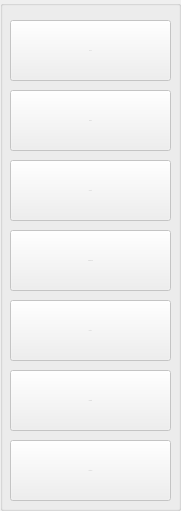
   <widget class="QGroupBox" name="groupBox_14">
    <property name="enabled">
     <bool>false</bool>
    </property>
    <property name="geometry">
     <rect>
      <x>10</x>
      <y>0</y>
      <width>181</width>
      <height>511</height>
     </rect>
    </property>
    <property name="title">
     <string/>
    </property>
    <widget class="QPushButton" name="pushButton_7">
     <property name="enabled">
      <bool>false</bool>
     </property>
     <property name="geometry">
      <rect>
       <x>10</x>
       <y>300</y>
       <width>161</width>
       <height>61</height>
      </rect>
     </property>
     <property name="font">
      <font>
       <pointsize>-1</pointsize>
      </font>
     </property>
     <property name="text">
      <string>History</string>
     </property>
     <property name="icon">
      <iconset resource="icons.qrc">
       <normaloff>:/icons/icons/history.png</normaloff>:/icons/icons/history.png</iconset>
     </property>
     <property name="iconSize">
      <size>
       <width>30</width>
       <height>30</height>
      </size>
     </property>
    </widget>
    <widget class="QPushButton" name="pushButton_6">
     <property name="enabled">
      <bool>false</bool>
     </property>
     <property name="geometry">
      <rect>
       <x>10</x>
       <y>440</y>
       <width>161</width>
       <height>61</height>
      </rect>
     </property>
     <property name="font">
      <font>
       <pointsize>-1</pointsize>
      </font>
     </property>
     <property name="text">
      <string>Settings</string>
     </property>
     <property name="icon">
      <iconset resource="icons.qrc">
       <normaloff>:/icons/icons/settings.png</normaloff>:/icons/icons/settings.png</iconset>
     </property>
     <property name="iconSize">
      <size>
       <width>30</width>
       <height>30</height>
      </size>
     </property>
    </widget>
    <widget class="QPushButton" name="pushButton">
     <property name="enabled">
      <bool>false</bool>
     </property>
     <property name="geometry">
      <rect>
       <x>10</x>
       <y>20</y>
       <width>161</width>
       <height>61</height>
      </rect>
     </property>
     <property name="baseSize">
      <size>
       <width>0</width>
       <height>0</height>
      </size>
     </property>
     <property name="font">
      <font>
       <pointsize>-1</pointsize>
      </font>
     </property>
     <property name="text">
      <string>Today</string>
     </property>
     <property name="icon">
      <iconset resource="icons.qrc">
       <normaloff>:/icons/icons/today.png</normaloff>:/icons/icons/today.png</iconset>
     </property>
     <property name="iconSize">
      <size>
       <width>30</width>
       <height>30</height>
      </size>
     </property>
    </widget>
    <widget class="QPushButton" name="pushButton_2">
     <property name="enabled">
      <bool>false</bool>
     </property>
     <property name="geometry">
      <rect>
       <x>10</x>
       <y>90</y>
       <width>161</width>
       <height>61</height>
      </rect>
     </property>
     <property name="font">
      <font>
       <pointsize>-1</pointsize>
      </font>
     </property>
     <property name="text">
      <string>Books</string>
     </property>
     <property name="icon">
      <iconset resource="icons.qrc">
       <normaloff>:/icons/icons/book.png</normaloff>:/icons/icons/book.png</iconset>
     </property>
     <property name="iconSize">
      <size>
       <width>30</width>
       <height>30</height>
      </size>
     </property>
    </widget>
    <widget class="QPushButton" name="pushButton_3">
     <property name="enabled">
      <bool>false</bool>
     </property>
     <property name="geometry">
      <rect>
       <x>10</x>
       <y>230</y>
       <width>161</width>
       <height>61</height>
      </rect>
     </property>
     <property name="font">
      <font>
       <pointsize>-1</pointsize>
      </font>
     </property>
     <property name="text">
      <string>Dashboard</string>
     </property>
     <property name="icon">
      <iconset resource="icons.qrc">
       <normaloff>:/icons/icons/dashboard.png</normaloff>:/icons/icons/dashboard.png</iconset>
     </property>
     <property name="iconSize">
      <size>
       <width>27</width>
       <height>27</height>
      </size>
     </property>
    </widget>
    <widget class="QPushButton" name="pushButton_4">
     <property name="enabled">
      <bool>false</bool>
     </property>
     <property name="geometry">
      <rect>
       <x>10</x>
       <y>160</y>
       <width>161</width>
       <height>61</height>
      </rect>
     </property>
     <property name="font">
      <font>
       <pointsize>-1</pointsize>
      </font>
     </property>
     <property name="text">
      <string>Clients</string>
     </property>
     <property name="icon">
      <iconset resource="icons.qrc">
       <normaloff>:/icons/icons/person.png</normaloff>:/icons/icons/person.png</iconset>
     </property>
     <property name="iconSize">
      <size>
       <width>30</width>
       <height>30</height>
      </size>
     </property>
    </widget>
    <widget class="QPushButton" name="pushButton_5">
     <property name="enabled">
      <bool>false</bool>
     </property>
     <property name="geometry">
      <rect>
       <x>10</x>
       <y>370</y>
       <width>161</width>
       <height>61</height>
      </rect>
     </property>
     <property name="font">
      <font>
       <pointsize>-1</pointsize>
      </font>
     </property>
     <property name="text">
      <string>Reports</string>
     </property>
     <property name="icon">
      <iconset resource="icons.qrc">
       <normaloff>:/icons/icons/report.png</normaloff>:/icons/icons/report.png</iconset>
     </property>
     <property name="iconSize">
      <size>
       <width>30</width>
       <height>30</height>
      </size>
     </property>
    </widget>
   </widget>
